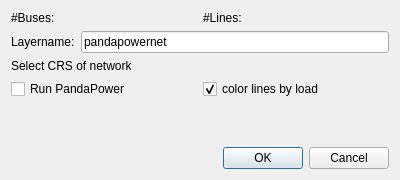
<?xml version="1.0" encoding="UTF-8"?>
<ui version="4.0">
 <class>importDialog</class>
 <widget class="QDialog" name="importDialog">
  <property name="geometry">
   <rect>
    <x>0</x>
    <y>0</y>
    <width>400</width>
    <height>180</height>
   </rect>
  </property>
  <property name="windowTitle">
   <string>Import pandapower network</string>
  </property>
  <property name="locale">
   <locale language="English" country="Germany"/>
  </property>
  <layout class="QVBoxLayout" name="_2">
   <item>
    <layout class="QHBoxLayout" name="featureCounts">
     <item>
      <widget class="QLabel" name="BusLabel">
       <property name="sizePolicy">
        <sizepolicy hsizetype="MinimumExpanding" vsizetype="Fixed">
         <horstretch>0</horstretch>
         <verstretch>0</verstretch>
        </sizepolicy>
       </property>
       <property name="text">
        <string>#Buses: </string>
       </property>
      </widget>
     </item>
     <item>
      <widget class="QLabel" name="LineLabel">
       <property name="sizePolicy">
        <sizepolicy hsizetype="MinimumExpanding" vsizetype="Fixed">
         <horstretch>0</horstretch>
         <verstretch>0</verstretch>
        </sizepolicy>
       </property>
       <property name="text">
        <string>#Lines: </string>
       </property>
      </widget>
     </item>
    </layout>
   </item>
   <item>
    <layout class="QHBoxLayout" name="layerName">
     <item>
      <widget class="QLabel" name="layerNameLabel">
       <property name="sizePolicy">
        <sizepolicy hsizetype="Minimum" vsizetype="Fixed">
         <horstretch>0</horstretch>
         <verstretch>0</verstretch>
        </sizepolicy>
       </property>
       <property name="text">
        <string>Layername:</string>
       </property>
      </widget>
     </item>
     <item>
      <widget class="QLineEdit" name="layerNameEdit">
       <property name="sizePolicy">
        <sizepolicy hsizetype="Expanding" vsizetype="Fixed">
         <horstretch>0</horstretch>
         <verstretch>0</verstretch>
        </sizepolicy>
       </property>
       <property name="focusPolicy">
        <enum>Qt::WheelFocus</enum>
       </property>
       <property name="text">
        <string>pandapowernet</string>
       </property>
       <property name="maxLength">
        <number>500</number>
       </property>
       <property name="placeholderText">
        <string>layer name</string>
       </property>
      </widget>
     </item>
    </layout>
   </item>
   <item>
    <layout class="QHBoxLayout" name="crsSelect">
     <property name="sizeConstraint">
      <enum>QLayout::SetDefaultConstraint</enum>
     </property>
     <item>
      <widget class="QLabel" name="crsLabel">
       <property name="sizePolicy">
        <sizepolicy hsizetype="Minimum" vsizetype="Fixed">
         <horstretch>0</horstretch>
         <verstretch>0</verstretch>
        </sizepolicy>
       </property>
       <property name="minimumSize">
        <size>
         <width>0</width>
         <height>0</height>
        </size>
       </property>
       <property name="maximumSize">
        <size>
         <width>120</width>
         <height>20</height>
        </size>
       </property>
       <property name="text">
        <string>Select CRS of network:</string>
       </property>
      </widget>
     </item>
     <item>
      <widget class="QgsProjectionSelectionWidget" name="projectionSelect">
       <property name="sizePolicy">
        <sizepolicy hsizetype="MinimumExpanding" vsizetype="Minimum">
         <horstretch>0</horstretch>
         <verstretch>0</verstretch>
        </sizepolicy>
       </property>
       <property name="maximumSize">
        <size>
         <width>16777215</width>
         <height>30</height>
        </size>
       </property>
       <property name="acceptDrops">
        <bool>false</bool>
       </property>
      </widget>
     </item>
    </layout>
   </item>
   <item>
    <layout class="QHBoxLayout" name="checkboxes">
     <item>
      <widget class="QCheckBox" name="runpp">
       <property name="text">
        <string>Run PandaPower</string>
       </property>
      </widget>
     </item>
     <item>
      <widget class="QCheckBox" name="gradRender">
       <property name="text">
        <string>color lines by load</string>
       </property>
       <property name="checked">
        <bool>true</bool>
       </property>
      </widget>
     </item>
    </layout>
   </item>
<!--   <item>-->
<!--    <widget class="QLabel" name="folderSelectLabel">-->
<!--     <property name="text">-->
<!--      <string comment="Select save folder:">Select save folder:</string>-->
<!--     </property>-->
<!--    </widget>-->
<!--   </item>-->
<!--   <item>-->
<!--    <widget class="QgsFileWidget" name="folderSelect">-->
<!--     <property name="fileWidgetButtonVisible">-->
<!--      <bool>true</bool>-->
<!--     </property>-->
<!--     <property name="fullUrl">-->
<!--      <bool>false</bool>-->
<!--     </property>-->
<!--     <property name="dialogTitle">-->
<!--      <string>Import pandapower network - Select save folder:</string>-->
<!--     </property>-->
<!--     <property name="storageMode">-->
<!--      <enum>QgsFileWidget::GetDirectory</enum>-->
<!--     </property>-->
<!--     <property name="relativeStorage">-->
<!--      <enum>QgsFileWidget::RelativeDefaultPath</enum>-->
<!--     </property>-->
<!--    </widget>-->
<!--   </item>-->
   <item>
    <spacer name="verticalSpacer">
     <property name="orientation">
      <enum>Qt::Vertical</enum>
     </property>
     <property name="sizeHint" stdset="0">
      <size>
       <width>20</width>
       <height>40</height>
      </size>
     </property>
    </spacer>
   </item>
   <item>
    <widget class="QDialogButtonBox" name="button_box">
     <property name="focusPolicy">
      <enum>Qt::StrongFocus</enum>
     </property>
     <property name="orientation">
      <enum>Qt::Horizontal</enum>
     </property>
     <property name="standardButtons">
      <set>QDialogButtonBox::Cancel|QDialogButtonBox::Ok</set>
     </property>
    </widget>
   </item>
  </layout>
 </widget>
 <customwidgets>
  <customwidget>
   <class>QgsFileWidget</class>
   <extends>QWidget</extends>
   <header>qgsfilewidget.h</header>
  </customwidget>
  <customwidget>
   <class>QgsProjectionSelectionWidget</class>
   <extends>QWidget</extends>
   <header>qgsprojectionselectionwidget.h</header>
  </customwidget>
 </customwidgets>
 <tabstops>
  <tabstop>layerNameEdit</tabstop>
  <tabstop>projectionSelect</tabstop>
 </tabstops>
 <resources/>
 <connections>
  <connection>
   <sender>button_box</sender>
   <signal>accepted()</signal>
   <receiver>importDialog</receiver>
   <slot>accept()</slot>
   <hints>
    <hint type="sourcelabel">
     <x>20</x>
     <y>20</y>
    </hint>
    <hint type="destinationlabel">
     <x>20</x>
     <y>20</y>
    </hint>
   </hints>
  </connection>
  <connection>
   <sender>button_box</sender>
   <signal>rejected()</signal>
   <receiver>importDialog</receiver>
   <slot>reject()</slot>
   <hints>
    <hint type="sourcelabel">
     <x>20</x>
     <y>20</y>
    </hint>
    <hint type="destinationlabel">
     <x>20</x>
     <y>20</y>
    </hint>
   </hints>
  </connection>
 </connections>
</ui>
